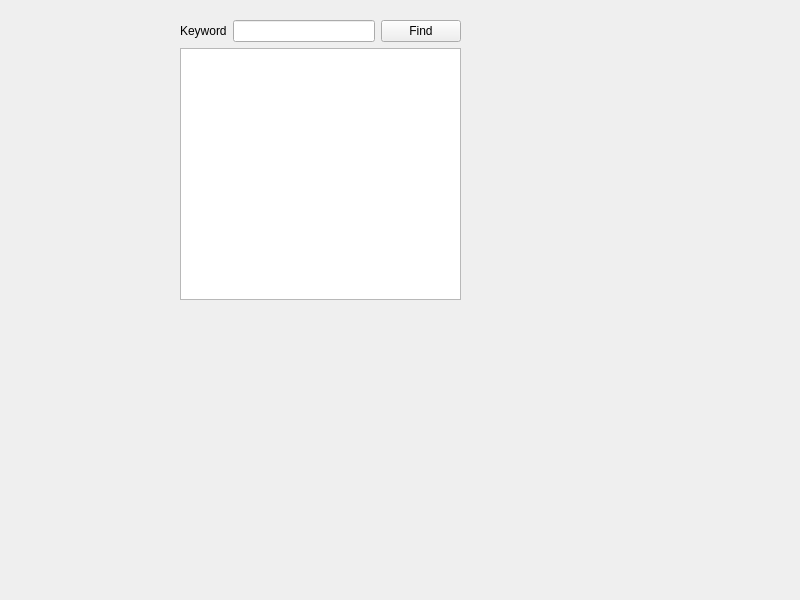
<?xml version="1.0" encoding="UTF-8"?>
<ui version="4.0">
 <class>TextFinder</class>
 <widget class="QWidget" name="TextFinder">
  <property name="geometry">
   <rect>
    <x>0</x>
    <y>0</y>
    <width>800</width>
    <height>600</height>
   </rect>
  </property>
  <property name="windowTitle">
   <string>TextFinder</string>
  </property>
  <widget class="QWidget" name="">
   <property name="geometry">
    <rect>
     <x>180</x>
     <y>20</y>
     <width>281</width>
     <height>280</height>
    </rect>
   </property>
   <layout class="QVBoxLayout" name="verticalLayout_2">
    <item>
     <layout class="QVBoxLayout" name="verticalLayout">
      <item>
       <layout class="QHBoxLayout" name="horizontalLayout">
        <item>
         <widget class="QLabel" name="label">
          <property name="text">
           <string>Keyword</string>
          </property>
         </widget>
        </item>
        <item>
         <widget class="QLineEdit" name="lineEdit"/>
        </item>
        <item>
         <widget class="QPushButton" name="findButton">
          <property name="text">
           <string>Find</string>
          </property>
         </widget>
        </item>
       </layout>
      </item>
      <item>
       <widget class="QTextEdit" name="textEdit"/>
      </item>
     </layout>
    </item>
   </layout>
  </widget>
 </widget>
 <resources/>
 <connections/>
</ui>
